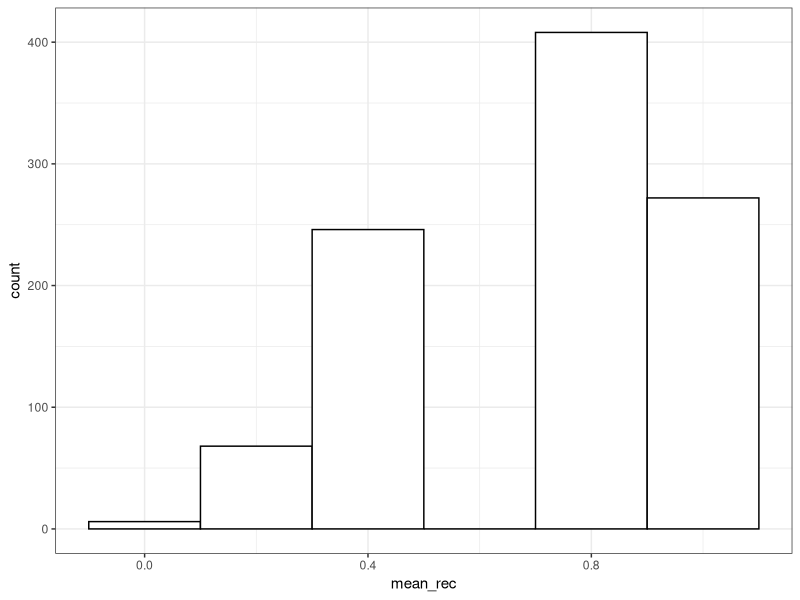

The R script that drew this image:
## ---- chunk 1
knitr::opts_chunk$set(echo = TRUE)

library(tidyverse)

## ---- chunk 2

true_prob <- 0.7 # Истинная вероятность выздоровления

print(true_prob)


## ---- chunk 3

n_patients <- 1 # Количество добровольцев 

patients_outcome <- rbinom(n_patients, 1, true_prob)   # Результаты добровольцев

print(patients_outcome)

sample_mean <- mean(patients_outcome)

print(sample_mean)

## ---- chunk 4

n_patients <- 4 # Количество добровольцев 

n_repeats <- 1000 # Количество повторений эксперимента

df_all_repeats <- data.frame(
  n_exp = rep(1:n_repeats, each = n_patients),
  ID =  rep(1:n_patients, n_repeats),
  recovered = rbinom(n_repeats * n_patients, 1, true_prob)
)

## ---- chunk 5

df_sample_mean <- df_all_repeats %>% 
  group_by(n_exp) %>% 
  dplyr::summarise(mean_rec = mean(recovered)) %>% 
  ungroup()

ggplot(df_sample_mean, aes(x = mean_rec)) +
  geom_histogram(color = 'black', fill = 'white', binwidth = 0.2) +
  theme_bw()

## ---- chunk 6

error <- sqrt( mean((df_sample_mean$mean_rec-true_prob)^2) )
print(error)

